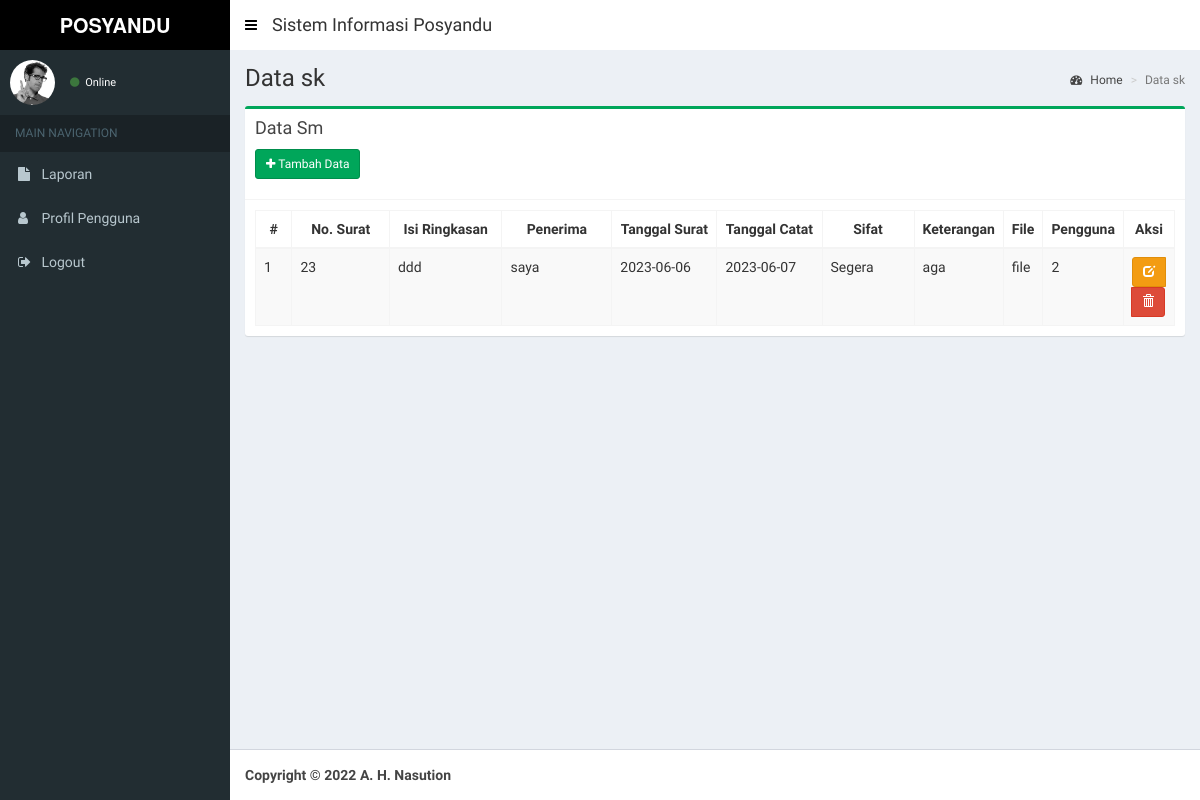
Page /index.php/sk on the committed database.
### tables this page shows
CREATE TABLE `sk` (
  `id_sk` int NOT NULL,
  `no_surat` varchar(20) NOT NULL,
  `kode_klasifikasi` int NOT NULL,
  `isi_ringkasan` varchar(100) NOT NULL,
  `penerima` varchar(50) NOT NULL,
  `tglsurat` date NOT NULL,
  `tglcatat` date NOT NULL,
  `sifat` enum('Biasa','Segera','Penting','Rahasia') NOT NULL,
  `keterangan` varchar(100) NOT NULL,
  `file` varchar(30) NOT NULL,
  `id_pengguna` int NOT NULL
);

CREATE TABLE `akses` (
  `id_pengguna` int NOT NULL,
  `nama_pengguna` varchar(50) NOT NULL,
  `alamat` varchar(50) NOT NULL,
  `telp` varchar(12) NOT NULL,
  `email` varchar(50) NOT NULL,
  `username` varchar(30) NOT NULL,
  `password` varchar(30) NOT NULL,
  `level` enum('lurah','sekretaris','admin') NOT NULL
);

### application/views/layout/v_content.php (called while the page is built, shortened)
 	<?php
	if ($content)
	{
		$this->load->view($content);
	}
?>

### application/controllers/Sk.php (called while the page is built, shortened)
<?php
class Sk extends CI_Controller {
	public function __construct()
	{
		$this->load->model('Sk_model', 'sk');
		$this->load->model('Klasifikasi_model', 'klasifikasi');
		$this->load->model('Akses_model', 'akses');
		$this->load->helper('tgl_indo');
		$this->load->helper('security');
	}
	public function index()
	{
		$data = array(
			'title'			=> 'SISTEM SURAT',
			'judul'			=> 'Data sk',
			'data' 			=> $this->sk->tabel()->result(),
			'content'		=> 'sk/v_content',
			'ajax'	 		=> 'sk/v_ajax'
		);
		$this->load->view('layout/v_wrapper', $data, FALSE);
	}
}

### index.php (called while the page is built, shortened)
<?php
require_once BASEPATH.'core/CodeIgniter.php';

### application/models/Sk_model.php (called while the page is built, shortened)
<?php
class Sk_model extends CI_Model {
	public function tabel($where = null)
	{
		if($where == null){
			$this->db->select('*');
			$this->db->from('sk');
			$this->db->join('klasifikasi', 'sk.kode_klasifikasi = klasifikasi.kode_klasifikasi');
			$this->db->join('akses', 'sk.id_pengguna = akses.id_pengguna');
			$this->db->order_by('sk.id_sk', 'Asc');
			$query = $this->db->get();
		}
		return $query;
	}
}

### application/views/sk/v_content.php (the view, shortened to what this page needs)
<section class="content-header">
  <h1>
    <?= $judul ?>
  </h1>
  <ol class="breadcrumb">
    <li><a href="<?= base_url() ?>dashboard"><i class="fa fa-dashboard"></i> Home</a></li>
    <li class="active"><?= $judul ?></li>
  </ol>
</section>
<section class="content">
  <div class="row">
    <div class="col-xs-12">
      <div class="box box-success">
        <div class="box-header with-border">
          <h3 class="box-title">Data Sm</h3>
          <div style="padding-top: 10px;">
          <p><a href="<?= base_url(); ?>sk/add" class="btn btn-sm btn-success icon-btn"><i class="fa fa-plus"></i> Tambah Data</a></p>
          </div>
        </div>
        <div class="box-body">
          <table id="example1" class="table table-bordered table-striped" style="width: 100%;">
              <thead>
                  <tr>
                      <th style="width: 5%;text-align: center;">#</th>
                      <th style="width: 15%;text-align: center;">No. Surat</th>
                      <th style="width: 15%;text-align: center;">Isi Ringkasan</th>
                      <th style="width: 15%;text-align: center;">Penerima</th>
                      <th style="width: 15%;text-align: center;">Tanggal Surat</th>
                      <th style="width: 15%;text-align: center;">Tanggal Catat</th>
                      <th style="width: 13%;text-align: center;">Sifat</th>
                      <th style="width: 13%;text-align: center;">Keterangan</th>
                      <th style="width: 13%;text-align: center;">File</th>
                      <th style="width: 13%;text-align: center;">Pengguna</th>
                      <th style="width: 13%;text-align: center;">Aksi</th>
                  </tr>
              </thead>
              <tbody>
                  <?php $total= 0; $no=1; foreach($data as $row){  ?>
                  <tr>
                      <td><?= $no++ ?></td>
                      <td><?= $row->no_surat ?></td>
                      <td><?= $row->isi_ringkasan ?></td>
                      <td><?= $row->penerima ?></td>
                      <td><?= $row->tglsurat ?></td>
                      <td><?= $row->tglcatat ?></td>
                      <td><?= $row->sifat ?></td>
                      <td><?= $row->keterangan ?></td>
                      <td><?= $row->file ?></td>
                      <td><?= $row->id_pengguna ?></td>
                      <td style="text-align: center;">
                          <form action="<?= base_url() ?>sk/delete/<?= $row->id_sk ?>" method="post">
                              <div class="btn-group">
                                  <a href="<?= base_url() ?>sk/edit/<?= $row->id_sk ?>" class=" btn btn-sm btn-warning" data-toggle="tooltip" title="Edit"><span class="glyphicon glyphicon-edit"></span></a>
                                  <button class="btn btn-sm btn-danger" type="submit" onclick="return confirm('Yakin ingin menghapus data?')" data-toggle="tooltip" title="Hapus"><span class="glyphicon glyphicon-trash"></span></button>
                              </div>
                          </form>
                      </td>
                  </tr>
                <?php } ?>
              </tbody>
          </table>
        </div>
      </div>
    </div>
  </div>
</section>

### rows in the picture
sk: no_surat "23", isi_ringkasan "ddd", penerima "saya", tglsurat "2023-06-06", tglcatat "2023-06-07", sifat "Segera", keterangan "aga", file "file", id_pengguna.id_pengguna "2"

### other values in the picture
$judul "Data sk"
